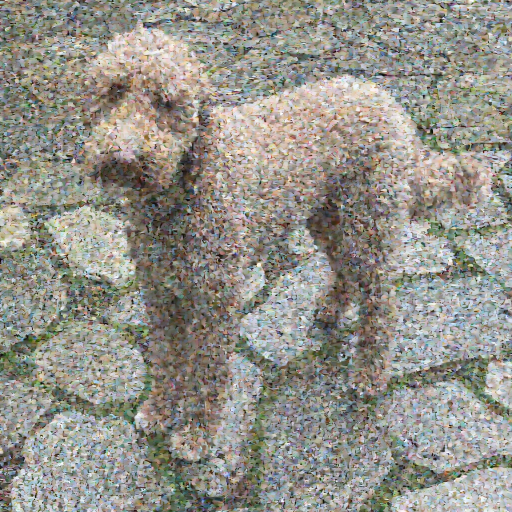
#> input picture  /sd3.5_medium/prompts_james_2024-12-19T00-08-42/000001.png, 1024 x 1024 px, given in place of ting_of_a_chocolatean_oil_painting_of_a_cup_of_co_000001.png, which was not available (shown at 1/2 size)
$ python image_rotation_animator.py
#> lines starting #> are read from the running program, lines starting #| are printed output that depends on the picture; pictures that were not available may be replaced by others from this repository, and a replacement may not be noted
from PIL import Image
import math
import numpy as np
from PIL import ImageDraw

class ImageAnimator:
    def __init__(self, image_path, num_divisions=4, frames_per_rotation=30, flip_dir=1):
        """
        Initialize the animator with the source image and animation parameters.

        Args:
            image_path: Path to the source image
            num_divisions: Number of divisions along each axis
            frames_per_rotation: Number of frames for a 90-degree rotation
        """
#> called with num_divisions = 4, frames_per_rotation = 30, flip_dir = 1
        self.image = Image.open(image_path).convert('RGBA')
        self.num_divisions = num_divisions
        self.frames_per_rotation = frames_per_rotation
        self.flip_dir = flip_dir

    def _rotate_tile(self, tile, angle):
        """
        Rotate a tile around its center by the specified angle with a transparent buffer to reduce tearing.

        Args:
            tile: PIL Image tile to rotate
            angle: Rotation angle in degrees
        """
        # Create a larger transparent canvas
        expanded_tile = Image.new('RGBA', (tile.width * 2, tile.height * 2), (0, 0, 0, 0))

        # Paste the tile at the center
        expanded_tile.paste(tile, (tile.width // 2, tile.height // 2))

        # Rotate the expanded canvas
        rotated_tile = expanded_tile.rotate(angle, expand=False)

        # Crop to the original tile size and center
        x = (rotated_tile.width - tile.width) // 2
        y = (rotated_tile.height - tile.height) // 2
        cropped_tile = rotated_tile.crop((x, y, x + tile.width, y + tile.height))

        return cropped_tile

    def _process_image_tiles(self, progress):
        """
        Process the image into tiles with the given rotation progress (0 to 1), filling the background
        with the original image to avoid gaps during rotation.
        """
        width, height = self.image.size
        tile_size = width // self.num_divisions
        tiles_x = width // tile_size
        tiles_y = height // tile_size

        output = Image.new('RGBA', (width, height), (0, 0, 0, 0))

        for x in range(tiles_x):
            for y in range(tiles_y):
                box = (x * tile_size, y * tile_size, (x + 1) * tile_size, (y + 1) * tile_size)
                tile = self.image.crop(box)

                # Create background with original unrotated image
                background = Image.new('RGB',(tile_size,tile_size),(0,0,0,0))

                # Calculate rotation angle
                angle = progress * 90 * self.flip_dir

                # Alternate rotation direction (checkerboard pattern)
                if (x + y) % 2 == 0:
                    rotated_tile = self._rotate_tile(tile, angle)
                else:
                    rotated_tile = self._rotate_tile(tile, -angle)

                # Composite the rotated tile over the unrotated background
                combined_tile = Image.alpha_composite(background.convert('RGBA'), rotated_tile)

                # Paste the final tile into the output image
                output.paste(combined_tile, box)

        return output

    def animate_rotation(self):
        """
        Generate all frames for the animation.
        """
        frames = []

        # Generate frames for the rotation forward
        for i in range(self.frames_per_rotation + 1):
            progress = i / self.frames_per_rotation

            # Use sine easing for smoother motion
            eased_progress = math.sin(progress * math.pi / 2)

            frame = self._process_image_tiles(eased_progress)
            frames.append(frame)
#> this loop made 31 passes
#> pass 1, in _rotate_tile, `rotated_tile = expanded_tile.rotate(angle, expand=False)`:
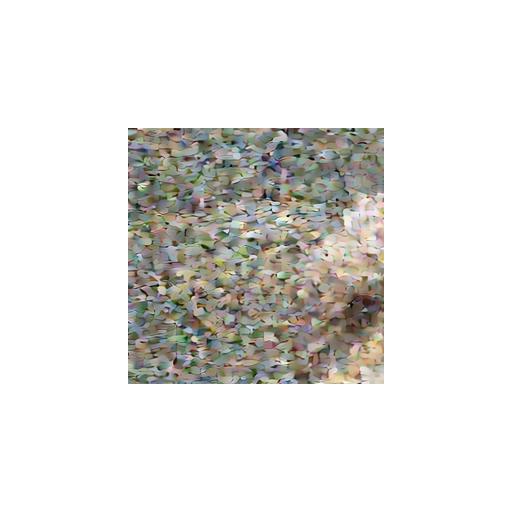
#> rotated_tile: PIL image 512x512 RGBA; mean R, G, B, A 35.7, 34.7, 31.7, 63.8; transparent parts drawn white
#> pass 1, in _rotate_tile, `cropped_tile = rotated_tile.crop((x, y, x + tile.width, y + tile.heigh..`:
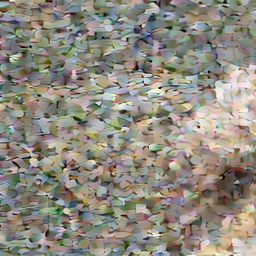
#> cropped_tile: PIL image 256x256 RGBA; mean R, G, B, A 142.7, 139, 126.8, 255

        # Add pause (hold last frame)
        pause_frame = [frames[-1]] * 50  # Hold the last frame for 10 frames

        # Generate frames for the rotation backward
        for i in range(self.frames_per_rotation + 1):
            progress = i / self.frames_per_rotation

            # Use sine easing for smoother motion
            eased_progress = math.sin((1 - progress) * math.pi / 2)

            frame = self._process_image_tiles(eased_progress)
            frames.append(frame)
#> this loop made 31 passes
#> pass 1, in _rotate_tile (call 497), `rotated_tile = expanded_tile.rotate(angle, expand=False)`:
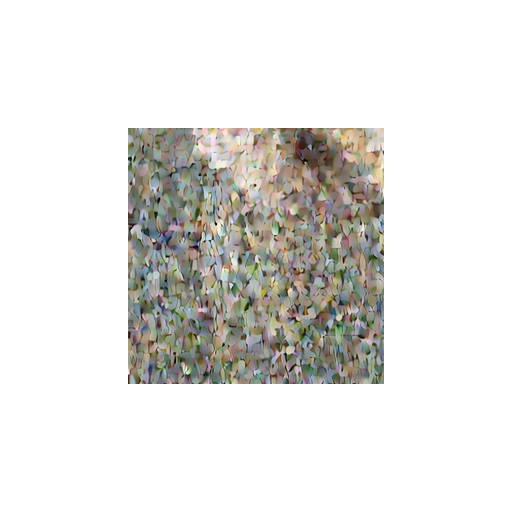
#> rotated_tile: PIL image 512x512 RGBA; mean R, G, B, A 35.7, 34.7, 31.7, 63.8; transparent parts drawn white
#> pass 1, in _rotate_tile (call 497), `cropped_tile = rotated_tile.crop((x, y, x + tile.width, y + tile.heigh..`:
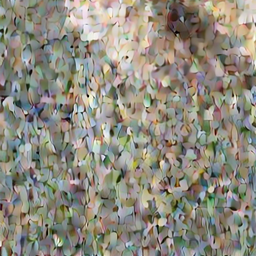
#> cropped_tile: PIL image 256x256 RGBA; mean R, G, B, A 142.7, 139, 126.8, 255
#> pass 1, in _rotate_tile (call 498), `rotated_tile = expanded_tile.rotate(angle, expand=False)`:
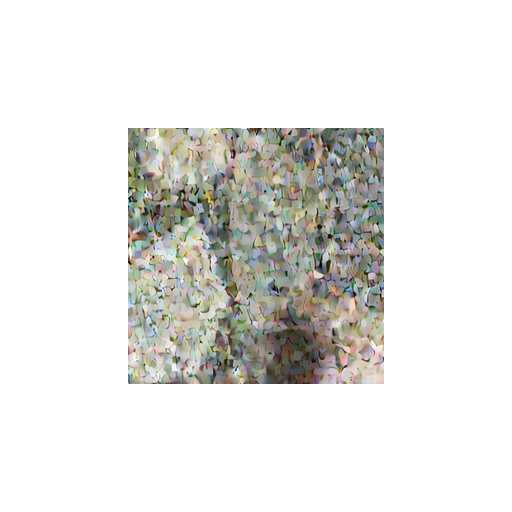
#> rotated_tile: PIL image 512x512 RGBA; mean R, G, B, A 37.9, 37.6, 34.6, 63.8; transparent parts drawn white
#> pass 1, in _rotate_tile (call 498), `cropped_tile = rotated_tile.crop((x, y, x + tile.width, y + tile.heigh..`:
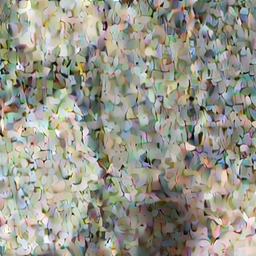
#> cropped_tile: PIL image 256x256 RGBA; mean R, G, B, A 151.5, 150.4, 138.3, 255

        # Return frames with added pause
        return frames[:self.frames_per_rotation + 1] + pause_frame + frames[self.frames_per_rotation + 1:]

    def save_animation(self, output_path, frame_duration=50, pause_duration=2000):
        """
        Save the animation as a GIF with delays at the start and end.

        Args:
            output_path: Path where the GIF will be saved
            frame_duration: Duration of each frame in milliseconds
            pause_duration: Duration of the pause at start and end in milliseconds
        """
        frames = self.animate_rotation()

        # Calculate how many frames to pause (2-3 seconds)
        pause_frames = pause_duration // frame_duration

        # Add pause at the start and end
        start_pause = [frames[0]] * pause_frames
        end_pause = [frames[-1]] * pause_frames

        # Combine pauses with animation
        all_frames = start_pause + frames + end_pause

        # Save the animation
        all_frames[0].save(
            output_path,
            save_all=True,
            append_images=all_frames[1:],
            duration=frame_duration,
            loop=0,
            optimize=False
        )


def main():
    folder = "an_oil_painting_of_a_chocolatean_oil_painting_of_a_cup_of_co_s70_cfg7.5_2025-01-10T14-24-20"
    file = "an_oil_painting_of_a_chocolatean_oil_painting_of_a_cup_of_co_000001.png"
    path =  f"outputs/sd3.5_medium/{folder}/{file}"
    processor = ImageAnimator(path, 4, 30, 1)
    processor.save_animation(f"animations/CHOCLATEDONUT_COFFEE_70_001.gif", 50)

if __name__ == "__main__":
    main()
